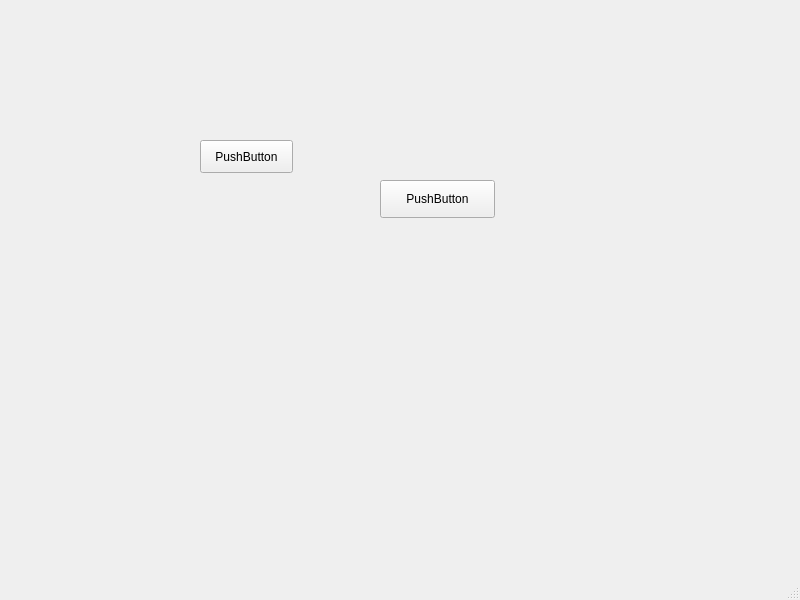
<?xml version="1.0" encoding="UTF-8"?>
<ui version="4.0">
 <class>MainWindow</class>
 <widget class="QMainWindow" name="MainWindow">
  <property name="geometry">
   <rect>
    <x>0</x>
    <y>0</y>
    <width>800</width>
    <height>600</height>
   </rect>
  </property>
  <property name="windowTitle">
   <string>MainWindow</string>
  </property>
  <widget class="QWidget" name="centralwidget">
   <widget class="QPushButton" name="pushButton">
    <property name="geometry">
     <rect>
      <x>380</x>
      <y>180</y>
      <width>115</width>
      <height>38</height>
     </rect>
    </property>
    <property name="text">
     <string>PushButton</string>
    </property>
   </widget>
   <widget class="QPushButton" name="pushButton_2">
    <property name="geometry">
     <rect>
      <x>200</x>
      <y>140</y>
      <width>93</width>
      <height>33</height>
     </rect>
    </property>
    <property name="text">
     <string>PushButton</string>
    </property>
   </widget>
  </widget>
  <widget class="QMenuBar" name="menubar">
   <property name="geometry">
    <rect>
     <x>0</x>
     <y>0</y>
     <width>800</width>
     <height>29</height>
    </rect>
   </property>
  </widget>
  <widget class="QStatusBar" name="statusbar"/>
 </widget>
 <resources/>
 <connections/>
</ui>
